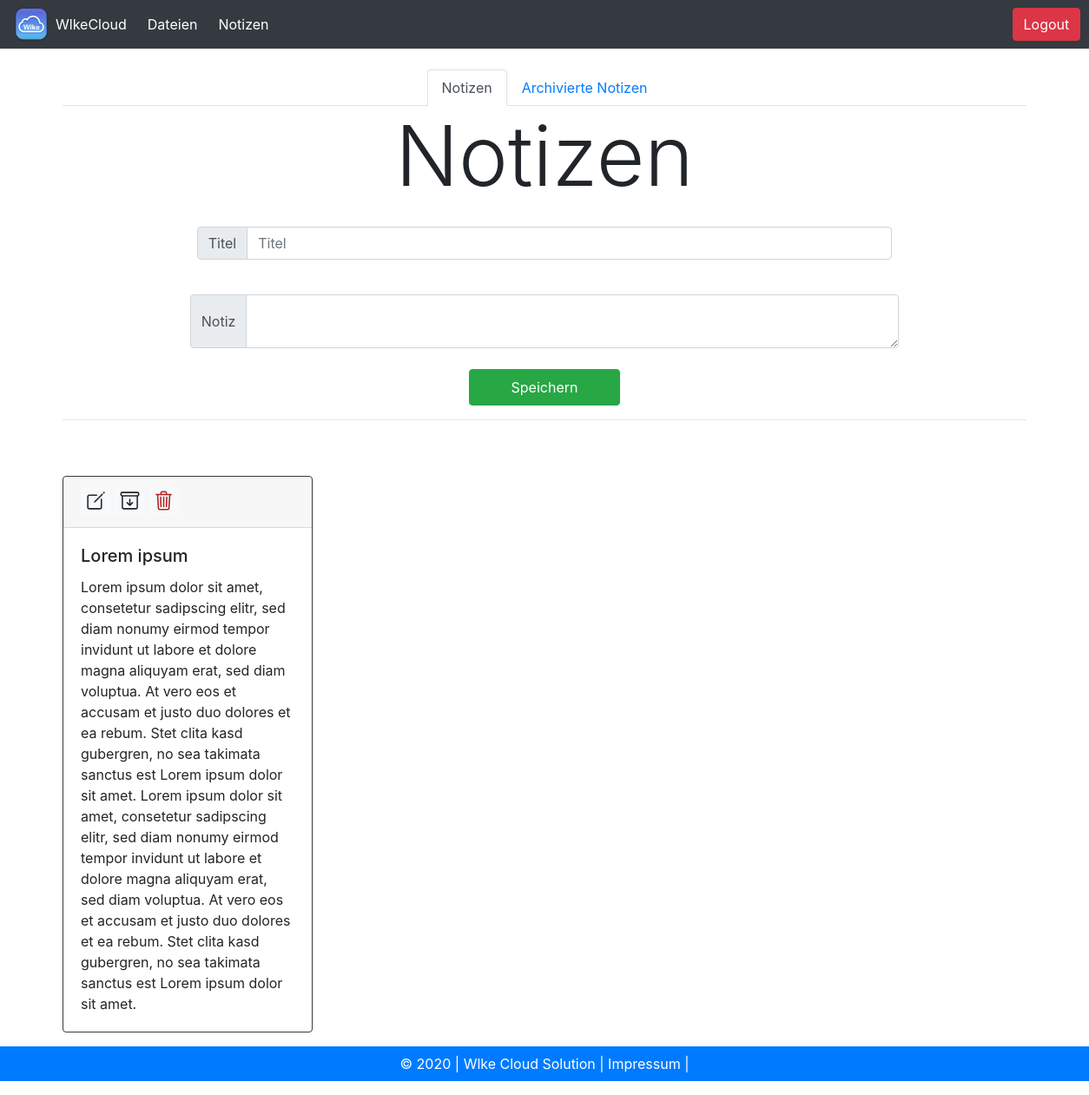
The page /notes/ (signed in) on the database as committed earlier.
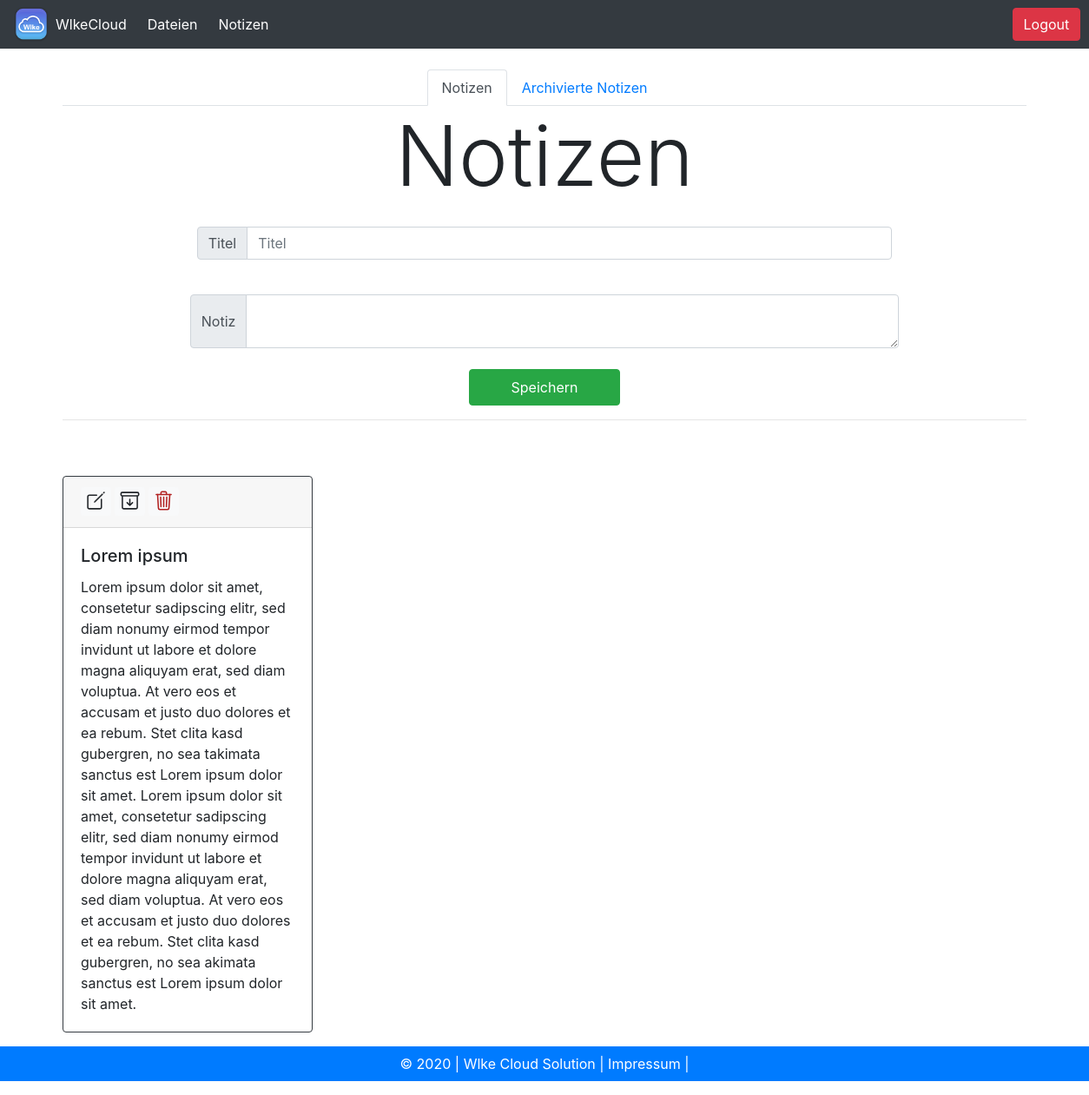
The same page on the database as committed later.
### notes/models.py (models this page shows, shortened)
class Notiz(models.Model):
    benutzer = models.ForeignKey(
        User, on_delete=models.CASCADE, related_name="notiz", null=True)
    titel = models.CharField(max_length=200)
    body = models.TextField()
    archived = models.BooleanField(default=False)
    class Meta:
        verbose_name_plural = 'Notizen'

### notes/views.py (the view, shortened to what this page needs)
# urls.py: path('', views.index, name="index"),
def index(request):
    return render(request, 'notes/notes_index.html')

### templates/notes/notes_index.html (shortened to what this page needs)
{% extends 'base_storage.html' %} {% block titel %}Notizen{% endblock %}
{% block content %}
<br>
<ul class="nav nav-tabs justify-content-center">
  <li class="nav-item">
    <a class="nav-link active" href="/notes/">Notizen</a>
  </li>
  <li class="nav-item">
    <a class="nav-link" href="/notes/archived/">Archivierte Notizen</a>
  </li>
  <br>
</ul>
<div class="text-center">
  <h1 class="text-center display-1">Notizen</h1>
</div>
<form method="POST" name="note">
  <div class="input-group input-groupm mb-3 w-75 p-3 mx-auto">
    <div class="input-group-prepend">
      <span class="input-group-text" id="inputGroup-sizing-sm">Titel</span>
    </div>
    <input type="text" class="form-control" name="note-title" placeholder="Titel">
  </div>
  <div class="input-group mb-3 w-75 p-2 mx-auto">
    <div class="input-group-prepend">
      <span class="input-group-text" id="inputGroup-sizing-default">Notiz</span>
    </div>
    <textarea class="form-control" type="text" name="note-body" placeholder="Notiz">  </textarea>
  </div>
  <div class="text-center">
    <button class="btn btn-success pl-5 pr-5 pt-2 pb-2" type="submit">Speichern</button>
  </div>
</form>
<hr>
<div class="card-columns">
{% for notiz in user.notiz.all %}
{% if notiz.archived %}
{% else %}
<div class="card border-dark mx-auto m-5" style="max-width: 18rem;">
  <div class="card-header">
    <a href="/notes/edit/{{notiz.id}}" class="badge badge-light"><ion-icon name="create-outline" style="font-size: 25px;"></ion-icon></a>
    <a href="/notes/archive/{{notiz.id}}" class="badge badge-light"><ion-icon name="archive-outline" style="font-size: 25px;"></ion-icon></a>
    <a href="/notes/delete/{{notiz.id}}/" class="badge badge-light"><ion-icon name="trash-outline" style="font-size: 25px; color:firebrick;"></ion-icon></a>
  </div>
  <div class="card-body">
    <h5 class="card-title">{{ notiz.titel }}</h5>
    <p class="card-text">{{ notiz.body }}</p>
  </div>
  {% endif %}
</div>
{% endfor %}
</div>
{% endblock %}

Rows that differ between the two databases and show on the page:
changed Notiz "Lorem ipsum": body "…kasd gubergren, no sea takimata sanctus est Lorem ipsum…" → "…kasd gubergren, no sea akimata sanctus est Lorem ipsum…"
